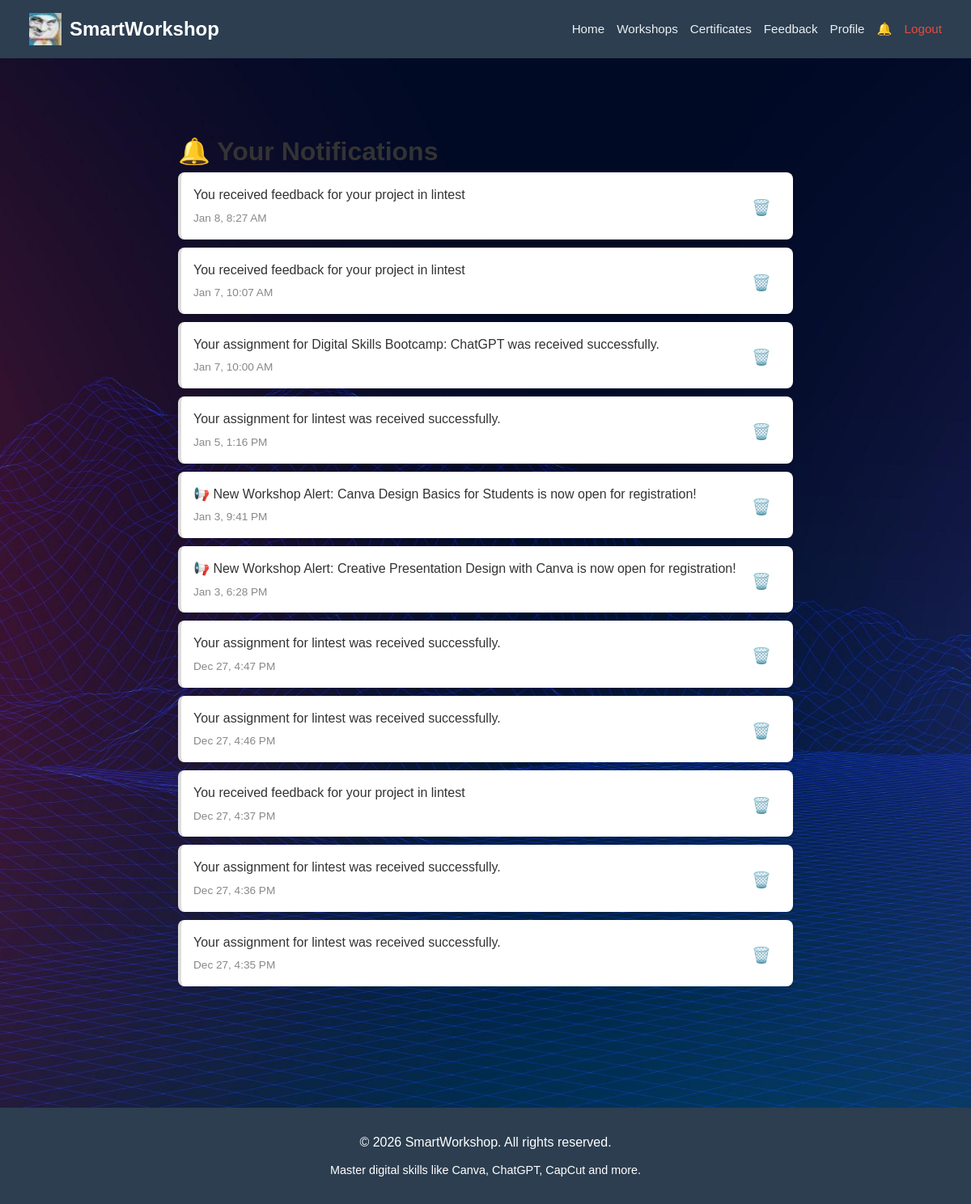
The app's page /notifications.php (signed in) with its own data.
### tables this page shows
CREATE TABLE `notifications` (
  `id` int(11) NOT NULL,
  `user_id` int(11) NOT NULL,
  `message` text NOT NULL,
  `is_read` tinyint(1) DEFAULT 0,
  `created_at` timestamp NOT NULL DEFAULT current_timestamp()
);

### notifications.php (the view, shortened to what this page needs)
<?php
include 'include/db_connect.php';
$user_id = $_SESSION['user_id'];
$query = "SELECT * FROM notifications WHERE user_id = ? ORDER BY created_at DESC LIMIT 50";
$stmt = $conn->prepare($query);
$stmt->bind_param("i", $user_id);
$stmt->execute();
$result = $stmt->get_result();
?>
<!DOCTYPE html>
<html lang="en">
<head>
    <link rel="stylesheet" href="css/style.css">
</head>
<body>
    <?php include 'include/nav.php'; ?>
    <main>
        <div class="notify-container">
            <h1>🔔 Your Notifications</h1>
            <?php if ($result->num_rows > 0): ?>
                <ul class="notify-list">
                    <?php while ($row = $result->fetch_assoc()): ?>
                        <li class="notify-item <?= $row['is_read'] ? '' : 'unread' ?>">
                            <div style="display:flex; justify-content:space-between; align-items:start;">
                                <div>
                                    <div class="notify-msg"><?= htmlspecialchars($row['message']) ?></div>
                                    <span class="notify-date"><?= date('M j, g:i A', strtotime($row['created_at'])) ?></span>
                                </div>
                                <form method="POST" onsubmit="return confirm('Delete this notification?');">
                                    <button type="submit"
                                        style="background:none; border:none; color:#e74c3c; cursor:pointer; font-size:1.2rem;"
                                        title="Delete">🗑️</button>
                                </form>
                            </div>
                        </li>
                    <?php endwhile; ?>
                </ul>
            <?php else: ?>
                <div class="empty-state">
                    You have no notifications yet.
                </div>
            <?php endif; ?>
        </div>
    </main>
    <?php include 'include/footer.php'; ?>
</body>
</html>

### css/style.css (style rules this page uses)
* { margin: 0; padding: 0; box-sizing: border-box; }
body { font-family: sans-serif; background: url('../img/bg.jpg') no-repeat center center fixed; background-size: cover; color: #333; line-height: 1.6; min-height: 100vh; display: flex; flex-direction: column; }
main, .workshops-container, .certificates-container, .feedback-container, .certificate-page, .container, .report-container, .page-content { flex: 1; }
main { max-width: 1100px; margin: 0 auto; padding: 40px 20px; width: 100%; }
button, .btn { display: inline-block; width: 100%; padding: 12px; background-color: #3498db; color: white; border: none; border-radius: 4px; cursor: pointer; font-size: 1rem; text-align: center; text-decoration: none; margin-top: 5px; }

### notifications.php (style rules this page uses)
.notify-container { max-width: 800px; margin: 30px auto; padding: 20px; }
.notify-list { list-style: none; padding: 0; }
.notify-item { background: white; padding: 15px; margin-bottom: 10px; border-radius: 8px; box-shadow: 0 2px 4px rgba(0, 0, 0, 0.05); border-left: 4px solid #ddd; }
.notify-date { font-size: 0.85rem; color: #888; display: block; margin-top: 5px; }

### records on screen
notifications: message "You received feedback for your project in lintest", created_at "Jan 8, 8:27 AM"
notifications: message "You received feedback for your project in lintest", created_at "Jan 7, 10:07 AM"
notifications: message "Your assignment for Digital Skills Bootcamp: ChatGPT was received successfully.", created_at "Jan 7, 10:00 AM"
notifications: message "Your assignment for lintest was received successfully.", created_at "Jan 5, 1:16 PM"
notifications: message "📢 New Workshop Alert: Canva Design Basics for Students is now open for registration!", created_at "Jan 3, 9:41 PM"
notifications: message "📢 New Workshop Alert: Creative Presentation Design with Canva is now open for registration!", created_at "Jan 3, 6:28 PM"
notifications: message "Your assignment for lintest was received successfully.", created_at "Dec 27, 4:47 PM"
notifications: message "Your assignment for lintest was received successfully.", created_at "Dec 27, 4:46 PM"
notifications: message "You received feedback for your project in lintest", created_at "Dec 27, 4:37 PM"
notifications: message "Your assignment for lintest was received successfully.", created_at "Dec 27, 4:36 PM"
notifications: message "Your assignment for lintest was received successfully.", created_at "Dec 27, 4:35 PM"
